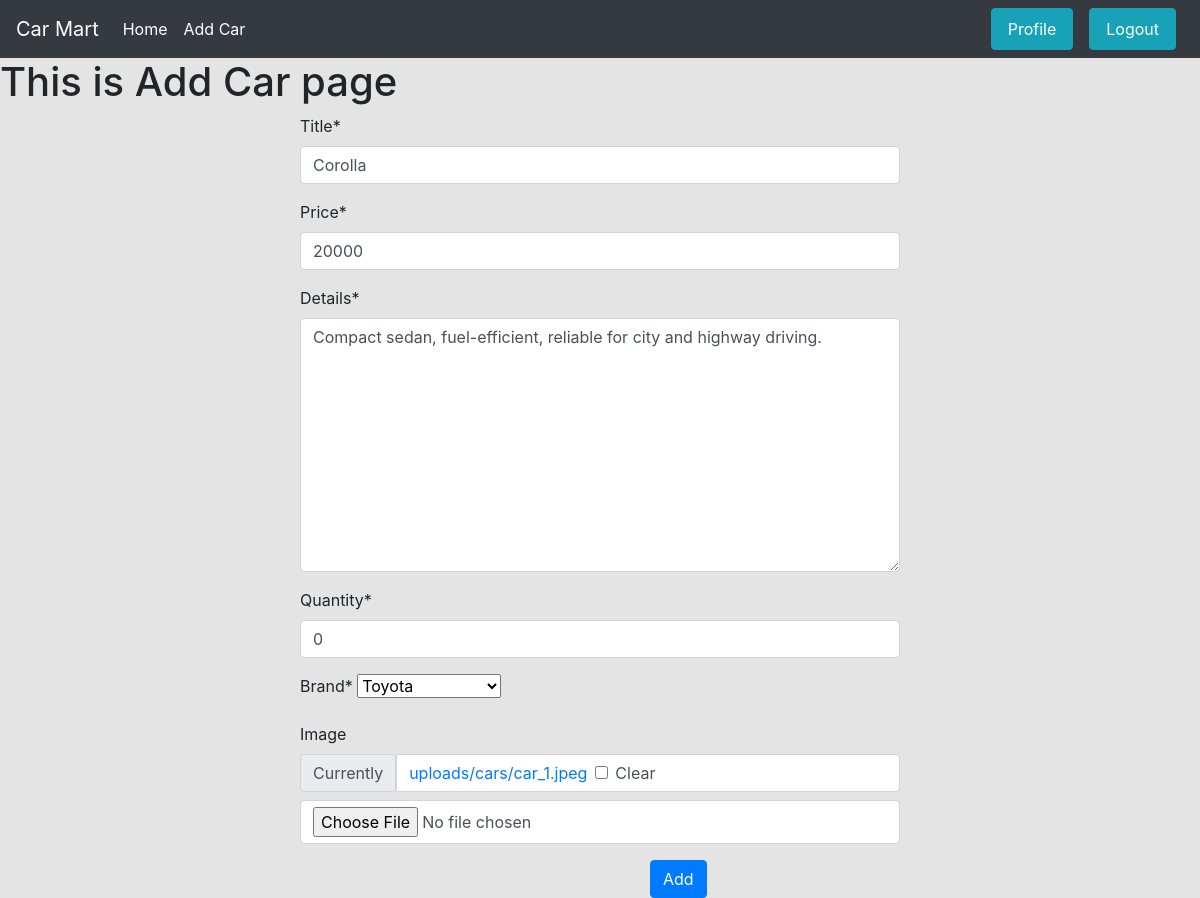
Page /car/edit/1 (signed in) on the committed database.
### car/models.py (models this page shows, shortened)
class Car(models.Model):
    title = models.CharField(max_length=100)
    price = models.IntegerField()
    details = models.TextField()
    quantity = models.IntegerField(default=1)
    brand = models.ForeignKey(Brand, on_delete=models.CASCADE, related_name='cars') #one bra
    customer = models.ForeignKey(User, on_delete=models.SET_NULL, blank=True, null=True)
    image = models.ImageField(upload_to='uploads/', blank=True, null=True)

### car/views.py (the view, shortened to what this page needs)
# urls.py: path('edit/<int:id>', views.EditCarView.as_view(), name = 'edit_car'),
@method_decorator(login_required, name='dispatch')
class EditCarView(UpdateView):
    model = models.Car
    form_class = forms.CarForm
    template_name = 'add_car.html'
    pk_url_kwarg = 'id'
    success_url = reverse_lazy('profile')

### car/forms.py
class CarForm(forms.ModelForm):
    class Meta:
        model = Car
        exclude = ['customer']

### brand/models.py (called while the page is built)
    def __str__(self):
        return self.name

### car/templates/add_car.html (shortened to what this page needs)
{% extends 'base.html' %}
{% load crispy_forms_tags %}
{% block content %}
<h1>This is Add Car page</h1>
<form style="width: 50%; margin: auto;" method="post">
    {{form | crispy }}
    <button class="btn btn-primary" style="margin-left: 350px;">Add</button>
</form>
{% endblock %}

### rows in the picture
Car: title "Corolla", price "20000", details "Compact sedan, fuel-efficient, reliable for city and highway driving.", quantity "0", brand "Toyota"
